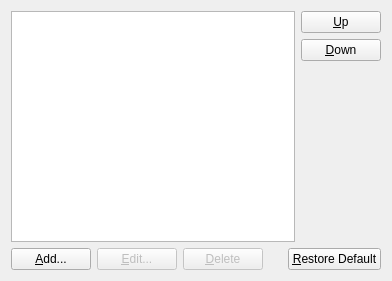
<?xml version="1.0" encoding="UTF-8"?>
<ui version="4.0">
 <class>PreferencePageWebCsvTile</class>
 <widget class="QWidget" name="PreferencePageWebCsvTile">
  <property name="geometry">
   <rect>
    <x>0</x>
    <y>0</y>
    <width>392</width>
    <height>281</height>
   </rect>
  </property>
  <property name="windowTitle">
   <string>Form</string>
  </property>
  <layout class="QVBoxLayout" name="verticalLayout_2">
   <item>
    <layout class="QHBoxLayout" name="horizontalLayout">
     <item>
      <widget class="QListWidget" name="listWidget"/>
     </item>
     <item>
      <layout class="QVBoxLayout" name="verticalLayout">
       <item>
        <widget class="QPushButton" name="upButton">
         <property name="text">
          <string>&amp;Up</string>
         </property>
        </widget>
       </item>
       <item>
        <widget class="QPushButton" name="downButton">
         <property name="text">
          <string>&amp;Down</string>
         </property>
        </widget>
       </item>
       <item>
        <spacer name="verticalSpacer">
         <property name="orientation">
          <enum>Qt::Vertical</enum>
         </property>
         <property name="sizeHint" stdset="0">
          <size>
           <width>20</width>
           <height>40</height>
          </size>
         </property>
        </spacer>
       </item>
      </layout>
     </item>
    </layout>
   </item>
   <item>
    <layout class="QHBoxLayout" name="horizontalLayout_2">
     <item>
      <widget class="QPushButton" name="addButton">
       <property name="text">
        <string>&amp;Add...</string>
       </property>
      </widget>
     </item>
     <item>
      <widget class="QPushButton" name="editButton">
       <property name="enabled">
        <bool>false</bool>
       </property>
       <property name="text">
        <string>&amp;Edit...</string>
       </property>
      </widget>
     </item>
     <item>
      <widget class="QPushButton" name="deleteButton">
       <property name="enabled">
        <bool>false</bool>
       </property>
       <property name="text">
        <string>&amp;Delete</string>
       </property>
      </widget>
     </item>
     <item>
      <spacer name="horizontalSpacer">
       <property name="orientation">
        <enum>Qt::Horizontal</enum>
       </property>
       <property name="sizeHint" stdset="0">
        <size>
         <width>40</width>
         <height>20</height>
        </size>
       </property>
      </spacer>
     </item>
     <item>
      <widget class="QPushButton" name="defaultButton">
       <property name="text">
        <string>&amp;Restore Default</string>
       </property>
      </widget>
     </item>
    </layout>
   </item>
  </layout>
 </widget>
 <resources/>
 <connections/>
</ui>
